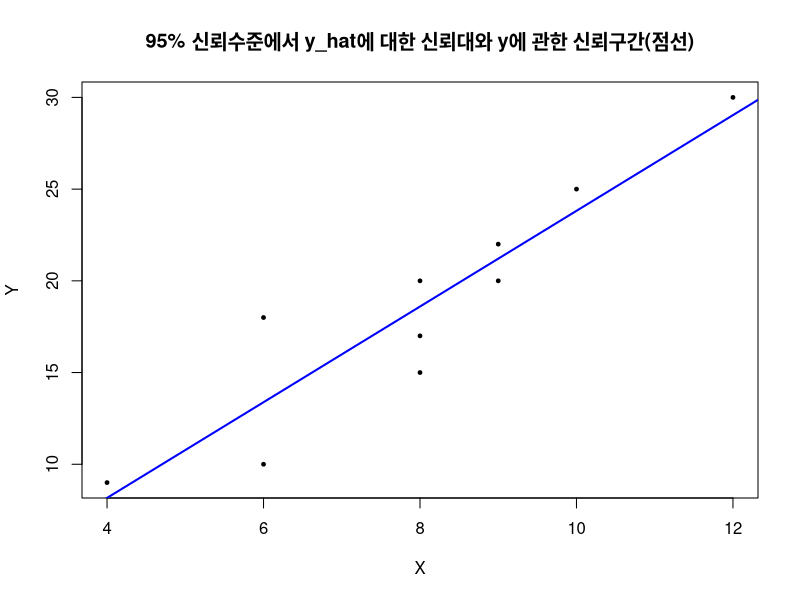
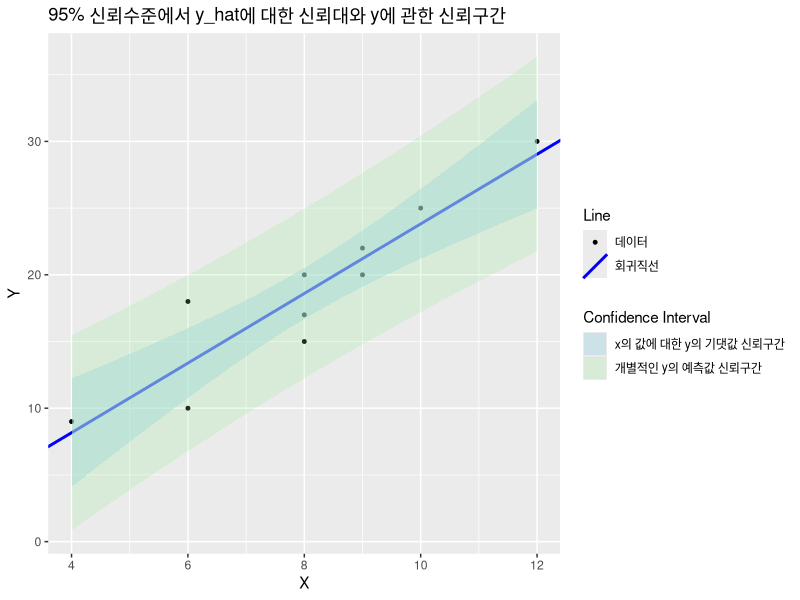
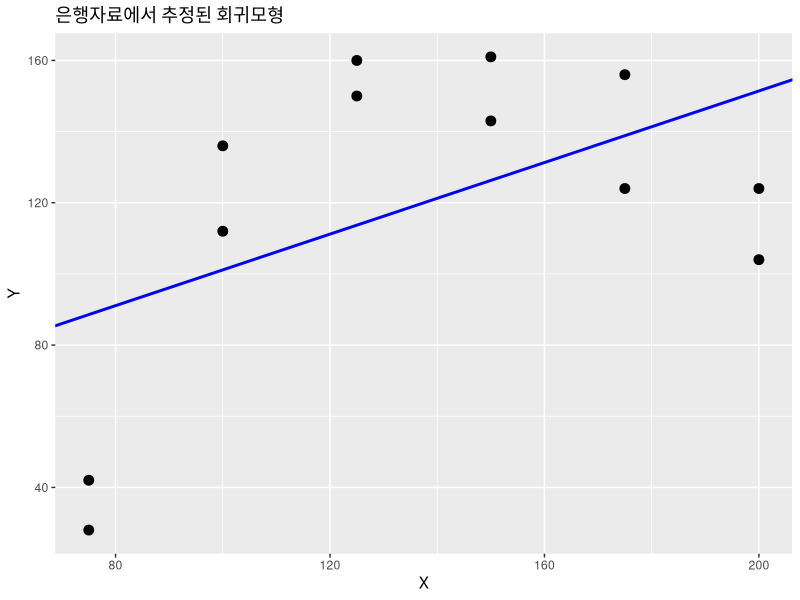
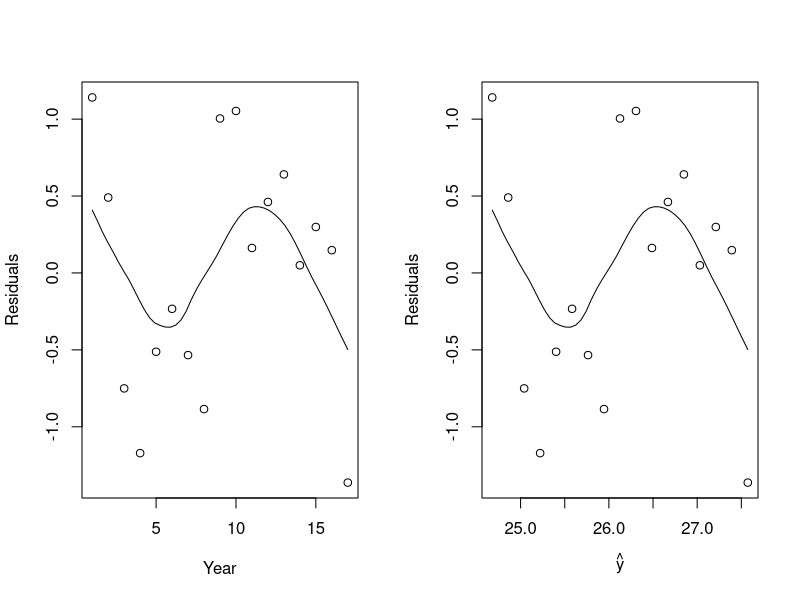
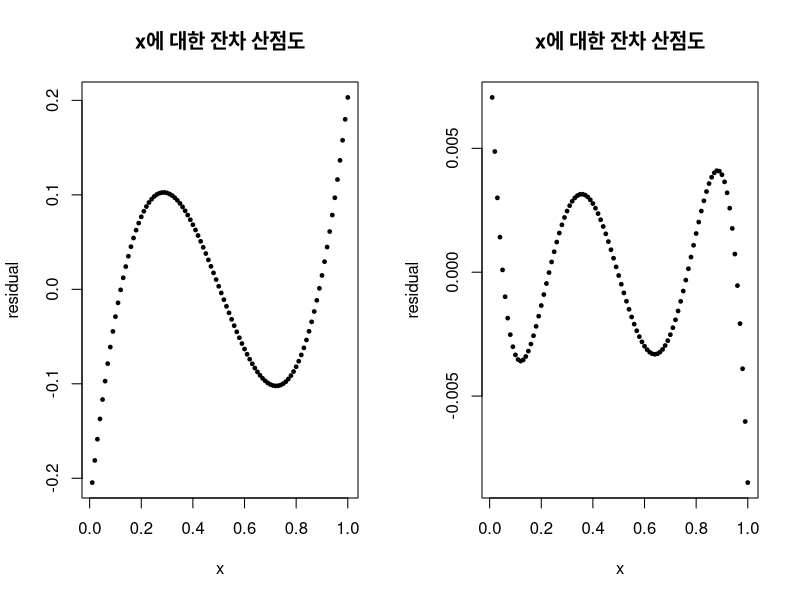
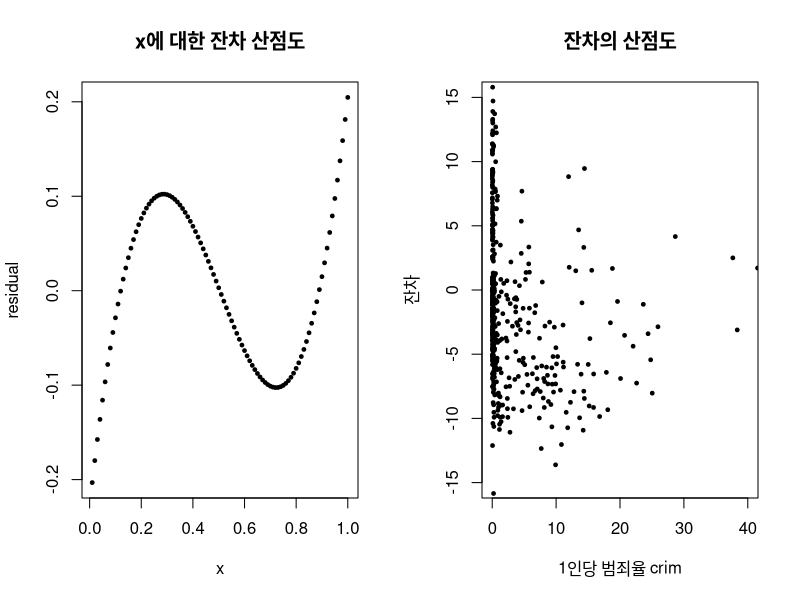
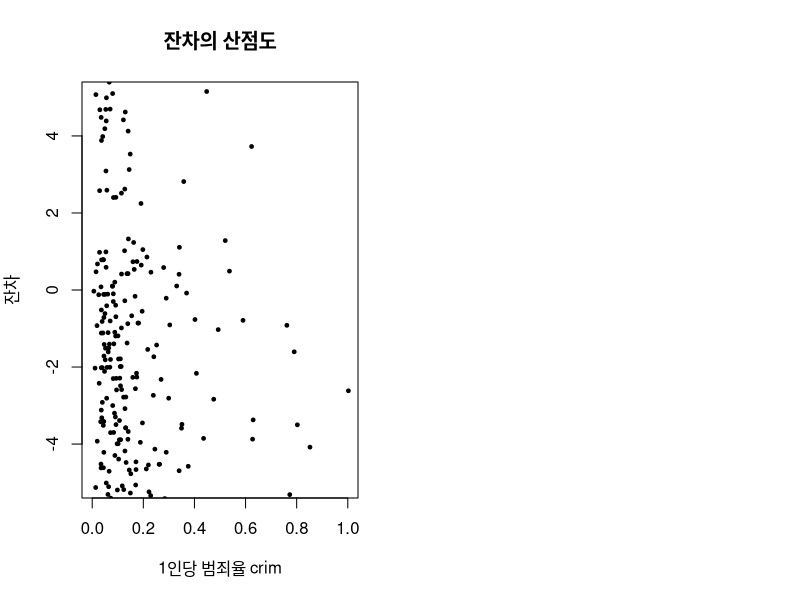
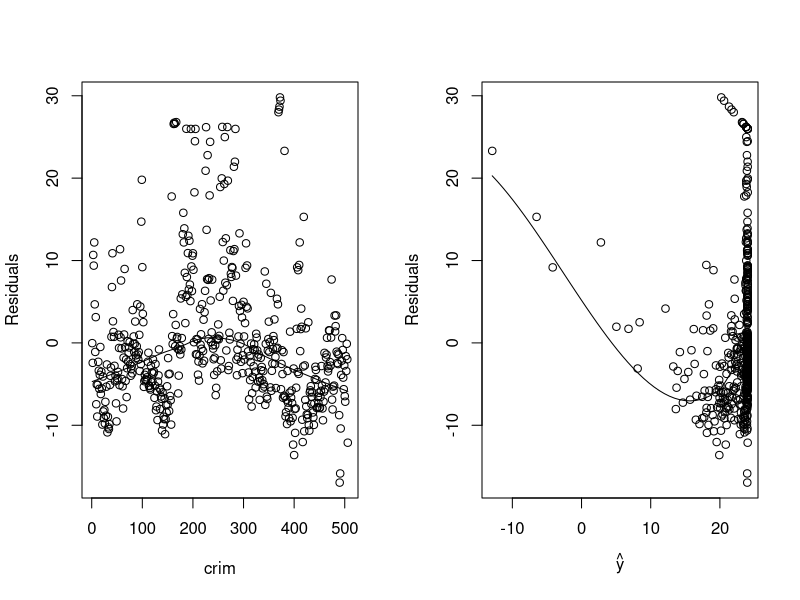

Recreate these plots in R, in order.
## ---- chunk 1
library("glue")
x0 <- c(rep(1, 10)); x1 <- c(4,8,9,8,8,12,6,10,6,9); xbar <- mean(x1)
X <- cbind(x0, x1); y <- c(9, 20, 22, 15, 17, 30, 18, 25, 10, 20)
n <- length(x1)

dataset = data.frame(x1, y)

y_on_x = lm(y ~ x1, data = dataset) ; anova_table = anova(y_on_x)

beta_1_hat = y_on_x$coefficients[2] ; beta_0_hat = y_on_x$coefficients[1]
S_xx = sum((x1 - xbar)^{2}) ; MSE = anova_table$`Mean Sq`[2]
t_0.025_8 = qt(0.025, 8, lower.tail = FALSE)


## beta_1 의 신뢰구간
beta_1_CI = c(beta_1_hat - t_0.025_8 * sqrt(MSE / S_xx),
              beta_1_hat + t_0.025_8 * sqrt(MSE / S_xx))

## beta_0 의 신뢰구간
beta_0_CI = c(beta_0_hat - t_0.025_8 * sqrt(MSE * (1/n + xbar^{2}/ S_xx)),
              beta_0_hat + t_0.025_8 * sqrt(MSE * (1/n + xbar^{2}/ S_xx)))

## x = 4일때 mu_y.x 의 신뢰구간
mu_y.4_CI = c(beta_0_hat + beta_1_hat * 4 - t_0.025_8 * sqrt(MSE * (1/n + (4 - xbar)^{2}/ S_xx)),
              beta_0_hat + beta_1_hat * 4 + t_0.025_8 * sqrt(MSE * (1/n + (4 - xbar)^{2}/ S_xx)))

print(glue("beta_1의 신뢰구간 = ({beta_1_CI[1]},{beta_1_CI[2]})"))
print(glue("beta_0의 신뢰구간 = ({beta_0_CI[1]},{beta_0_CI[2]})"))
print(glue("x = 4일때 mu_y.x 의 신뢰구간 = ({mu_y.4_CI[1]},{mu_y.4_CI[2]})"))
## ---- chunk 2
## 95% 신뢰수준에서 mu_y.x에 대한 신뢰대와 y에 대한 신뢰구간
plot(dataset$x1, dataset$y, xlab = "X", ylab = "Y", pch = 19, cex = 0.5, main = "95% 신뢰수준에서 y_hat에 대한 신뢰대와 y에 관한 신뢰구간(점선)")
abline(y_on_x$coefficients, col = "blue", lwd = 2)
## ---- chunk 3
library(ggplot2)

# 4부터 12까지 x1 값 생성
newx <- data.frame(x1 = seq(4, 12, length.out = 100))

# 예측값과 95% 신뢰구간 계산

## mu_y.x_ci 생성함수
mu_y.x_ci = function(x, alpha, n){
  t_alpha_half = qt(alpha/2, n-2, lower.tail = FALSE)
  mu_y.x_lower = beta_0_hat + beta_1_hat * x - t_alpha_half * sqrt(MSE * (1/n + (x - xbar)^{2}/ S_xx))
  mu_y.x_upper = beta_0_hat + beta_1_hat * x + t_alpha_half * sqrt(MSE * (1/n + (x - xbar)^{2}/ S_xx))
  
  return(c(mu_y.x_lower, mu_y.x_upper))
}

mu_y.x_CI <- data.frame(lower = rep(0, length(newx$x1)), upper = rep(0, length(newx$x1)))

for(i in 1:length(newx$x1)){
  x = newx$x1[i]
  mu_yx_ci = mu_y.x_ci(x, 0.05, n)
  # cat("mu_yx_ci = (", mu_yx_ci[1], mu_yx_ci[2], ")")
  mu_y.x_CI$lower[i] = mu_yx_ci[1]
  # cat("lower = ", mu_y.x_CI$lower[i] )
  mu_y.x_CI$upper[i] = mu_yx_ci[2]
  # cat("upper = ", mu_y.x_CI$upper[i] )
  # cat("\n")
}

mu_y.x_CI$lower


# 개별적인 y값의 예측구간

## y_hat_s_ci 생성함수

y_hat_s_ci = function(x, alpha, n){
  t_alpha_half = qt(alpha/2, n-2, lower.tail = FALSE)
  y_hat_s_ci_lower = beta_0_hat + beta_1_hat * x - t_alpha_half * sqrt(MSE * (1 + 1/n + (x - xbar)^{2}/ S_xx))
  y_hat_s_ci_upper = beta_0_hat + beta_1_hat * x + t_alpha_half * sqrt(MSE * (1 + 1/n + (x - xbar)^{2}/ S_xx))
  
  return(c(y_hat_s_ci_lower, y_hat_s_ci_upper))
}

y_hat_s_CI <- data.frame(lower = rep(0, length(newx$x1)), upper = rep(0, length(newx$x1)))

for(i in 1:length(newx$x1)){
  x = newx$x1[i]
  y_hat_s_ci_ = y_hat_s_ci(x, 0.05, n)
  # cat("y_hat_s_ci = (", y_hat_s_ci_[1], y_hat_s_ci_[2], ")")
  y_hat_s_CI$lower[i] = y_hat_s_ci_[1]
  # cat("lower = ", y_hat_s_CI$lower[i] )
  y_hat_s_CI$upper[i] = y_hat_s_ci_[2]
  # cat("upper = ", y_hat_s_CI$upper[i] )
  # cat("\n")
}



# newx와 mu_y.x_CI를 하나의 데이터프레임으로 결합 (x1, lower, upper)
mu_y.x_CI_data <- data.frame(
  x1 = newx$x1,
  lower = mu_y.x_CI$lower,
  upper = mu_y.x_CI$upper
)

# newx와 y_hat_s_CI를 하나의 데이터프레임으로 결합 (x1, lower, upper)
y_hat_s_CI_data <- data.frame(
  x1 = newx$x1,
  lower = y_hat_s_CI$lower,
  upper = y_hat_s_CI$upper
)

# # ggplot을 이용한 그래프 그리기
# ggplot(dataset, aes(x = x1, y = y)) +
#   geom_point(shape = 19, size = 1) +  # 데이터 포인트
#   geom_abline(intercept = y_on_x$coefficients[1],
#               slope = y_on_x$coefficients[2],
#               color = "blue", size = 1) +  # 회귀선
#   geom_ribbon(data = mu_y.x_CI_data,
#               aes(x = x1, ymin = lower, ymax = upper),
#               fill = "lightblue", alpha = 0.5, inherit.aes = FALSE) +  # x의 값에 대한 y의 기댓값 신뢰구간 영역
#   geom_ribbon(data = y_hat_s_CI_data,
#               aes(x = x1, ymin = lower, ymax = upper),
#               fill = "lightgreen", alpha = 0.2, inherit.aes = FALSE) +  # 개별적인 y값의 신뢰구간 영역
#   labs(title = "95% 신뢰수준에서 y_hat에 대한 신뢰대와 y에 관한 신뢰구간(점선)",
#        x = "X", y = "Y")
# ```

ggplot() +
  # 데이터 포인트: "Data" 라벨로 지정
  geom_point(data = dataset, aes(x = x1, y = y, color = "데이터"), shape = 19, size = 1) +
  # 회귀선: "Regression line" 라벨로 지정
  geom_abline(aes(intercept = y_on_x$coefficients[1], 
                  slope = y_on_x$coefficients[2],
                  color = "회귀직선"), size = 1) +
  # mu_y.x 신뢰구간: "mu_y.x CI" 라벨로 지정
  geom_ribbon(data = mu_y.x_CI_data,
              aes(x = x1, ymin = lower, ymax = upper, fill = "x의 값에 대한 y의 기댓값 신뢰구간"),
              alpha = 0.5, inherit.aes = FALSE) +
  # 개별 y값 신뢰구간: "y_hat CI" 라벨로 지정
  geom_ribbon(data = y_hat_s_CI_data,
              aes(x = x1, ymin = lower, ymax = upper, fill = "개별적인 y의 예측값 신뢰구간"),
              alpha = 0.2, inherit.aes = FALSE) +
  # color legend 설정
  scale_color_manual(name = "Line",
                     values = c("데이터" = "black", "회귀직선" = "blue")) +
  # fill legend 설정
  scale_fill_manual(name = "Confidence Interval",
                    values = c("x의 값에 대한 y의 기댓값 신뢰구간" = "lightblue", "개별적인 y의 예측값 신뢰구간" = "lightgreen")) +
  labs(title = "95% 신뢰수준에서 y_hat에 대한 신뢰대와 y에 관한 신뢰구간",
       x = "X", y = "Y")
## ---- chunk 4
y1 = c(28, 112, 160, 143, 156, 124) ; y2 = c(42, 136, 150, 161, 124, 104)
x = c(75, 100, 125, 150, 175, 200) ; x_ = rep(x, 2) ; y_ = c(y1, y2)

bank_data = data.frame(x_, y_)
y_on_x = lm(y_ ~ x_, data = bank_data)
anova_table = anova(y_on_x)

# ggplot을 이용한 그래프 그리기
ggplot(bank_data, aes(x = x_, y = y_)) +
  geom_point(shape = 19, size = 3) +  # 데이터 포인트
  geom_abline(intercept = y_on_x$coefficients[1],
              slope = y_on_x$coefficients[2],
              color = "blue", size = 1) +  # 회귀선
  labs(title = "은행자료에서 추정된 회귀모형",
       x = "X", y = "Y")

## 적합결여검정
n = length(x_) ; k = length(x)
ybar_k = c(rep(0, 6))
for (i in 1:length(x)){
  ybar_k[i] = (y1[i] + y2[i])/2
}
ybar_k
SSE = anova_table$`Sum Sq`[2]
SSPE = sum((y1 - ybar_k)^{2}) + sum((y2 - ybar_k)^{2})
SSLF = SSE - SSPE

F_0 = (SSLF/(k-2)) / (SSPE/(n-k)) ; F_0
F_alpha = qf(0.05,k-2,n-k, lower.tail = FALSE) ; F_alpha
## ---- chunk 5
amazon = read.csv("amazon.csv")
lm.fit = lm(High ~ Year, data = amazon)
lm.fit
## ---- chunk 6
summary(lm.fit)
## ---- chunk 7
confint(lm.fit)
## ---- chunk 8
predict(lm.fit, data.frame(Year = 1970), interval = "confidence")
## ---- chunk 9
predict(lm.fit, data.frame(Year = 1970), interval = "prediction")
## ---- chunk 10
par(mfrow = c(1,2))
scatter.smooth(x = 1:length(amazon$Year), y= residuals(lm.fit),
               xlab = "Year", ylab = "Residuals")
scatter.smooth(x = predict(lm.fit), y= residuals(lm.fit),
               xlab = expression(hat(y)), ylab = "Residuals")
## ---- chunk 11
# install.packages("car")
library(car)
dwt(lm.fit)
## ---- chunk 12
x = rep(c(75, 100, 125, 150, 175, 200), 2)
y = c(c(28, 112, 160, 143, 156, 124), c(42, 136, 150, 161, 124, 104))
anova(lm(y ~ x))
## ---- chunk 13
anova(lm(y ~ factor(x)))

SSLF = 15630.6 - 1310
MSLF = SSLF / (6-2)
F0 = MSLF / 218.3 ; F0
pvalue = 1 - pf(F0, 4, 6) ; pvalue
## ---- chunk 14
x_0 = c(rep(1, 14)) ; x_1 = c(3, 1, 5, 8, 1, 4, 2, 6, 9, 3, 5, 7, 2, 6)
y = c(39, 24, 115, 105, 50, 86, 67, 90, 140, 112, 70, 186, 43, 126)
n = length(x_0) ; X = cbind(x_0, x_1)
xbar = mean(x_1) ; xbar

dataset = data.frame(x_1, y)
lm.fit = lm(y ~ x_1, dataset)

S_xx = sum((x_1 - mean(x_1))^{2})
summary(lm.fit)
anova_table = anova(lm.fit)
t_alpha = qt(0.05, n-2, lower.tail = FALSE)
anova_table = anova(lm.fit)
anova_table
MSE = anova_table$`Mean Sq`[2]
## beta_1_hat

a = lm.fit$coefficients[1]
print(glue("({lm.fit$coefficients[2] - t_alpha * sqrt(MSE / S_xx)}, {lm.fit$coefficients[2] + t_alpha * sqrt(MSE / S_xx)})"))

print(glue("({lm.fit$coefficients[1] - t_alpha * sqrt(MSE*(1/n + (xbar^{2}/S_xx)))}, {lm.fit$coefficients[1] + t_alpha * sqrt(MSE*(1/n + (xbar^{2}/S_xx) ))})"))

print(glue("({lm.fit$coefficients[1] + lm.fit$coefficients[2] * 10  - t_alpha * sqrt(MSE*(1/n + ((10 - xbar)^{2}/S_xx)))},
           {lm.fit$coefficients[1] + lm.fit$coefficients[2] * 10  + t_alpha * sqrt(MSE*(1/n + ((10 - xbar)^{2}/S_xx)))})"))

print(glue("({lm.fit$coefficients[1] + lm.fit$coefficients[2] * 10  - t_alpha * sqrt(MSE*(1 + 1/n + ((10 - xbar)^{2}/S_xx)))},
           {lm.fit$coefficients[1] + lm.fit$coefficients[2] * 10  + t_alpha * sqrt(MSE*(1 + 1/n + ((10 - xbar)^{2}/S_xx)))})"))
## ---- chunk 15
library(glue)

x_0 = c(rep(1, 9)) ; x_1 = c(0.9, 1.3, 2.1, 2.5, 2.4, 1.7, 0.7, 1.2, 1.6)
y = c(2.0, 2.6, 4.3, 5.8, 5.1, 3.2, 1.8, 2.3, 3.0) ; X = cbind(x_0, x_1)
n = length(x_1) ; xbar = sum(x_1) / n ; ybar = sum(y) / n
S_xx = sum((x_1 - xbar)^{2}) ; S_xy = sum((x_1 - xbar)*(y - ybar))
S_yy = sum((y - ybar)^{2})

beta_1_hat = S_xy / S_xx ; beta_0_hat = ybar - beta_1_hat * xbar
MSE = (1/(n-2)) * (S_yy - (S_xy)^{2} / S_xx)

print(glue("beta_1_hat = {beta_1_hat}, beta_0_hat = {beta_0_hat}, MSE = {MSE}"))
## ---- chunk 16
beta_1_0 = 1 # 귀무가설

t_0 = (beta_1_hat - beta_1_0)/sqrt(MSE/S_xx) ; t_0
t_alpha = qt(0.05, n-2, lower.tail = FALSE) ; t_alpha
## ---- chunk 17
y_hat_0 = 3.3 # 귀무가설

y_hat = beta_0_hat + beta_1_hat * 2

t_0 = (y_hat - y_hat_0)/sqrt(MSE*(1/n + (2-xbar)^{2}/S_xx)) ; t_0
t_alpha = qt(0.05, n-2, lower.tail = FALSE) ; t_alpha
## ---- chunk 18
rho_0 = 0 # 귀무가설

r = S_xy / sqrt(S_xx * S_yy)

t_0 = r/ sqrt((1- r^{2}) / (n-2)) ; t_0
t_alpha = qt(0.05, n-2, lower.tail = FALSE) ; t_alpha
## ---- chunk 19
rho_0 = 0.4 # 귀무가설

Z = (1/2) * log((1+r)/(1-r)) ; EZ = (1/2) * log((1+rho_0)/(1-rho_0)) ; VarZ = 1/(n-3)

Z_0 = (Z - EZ)/sqrt(VarZ) ; Z_0

z_alpha = qnorm(0.05, lower.tail = FALSE) ; z_alpha
## ---- chunk 20
y = c(8.5, 8.4, 7.9, 8.1, 7.8, 7.6, 7.3, 7.0, 6.8, 6.7)
x = c(0, 0, 3, 3, 6, 6, 9, 9, 12, 12)
n = 10 ; k = 5

dataset = data.frame(x,y)

lm.fit = lm(y ~ x, data = dataset)
summary(lm.fit)

anova_table = anova(lm.fit)

factor_anova_table = anova(lm(y ~ factor(x)))

SSE = anova_table$`Sum Sq`[2]

SSPE = factor_anova_table$`Sum Sq`[2]

SSLF = SSE - SSPE ; SSLF

F_0 =  (SSLF / (k-2))/(SSPE / (n-k)) ; F_0
F_alpha = qf(0.05, k-2, n-k, lower.tail = FALSE) ; F_alpha
## ---- chunk 21
beta_1_hat = lm.fit$coefficients[2]

MSE = SSE / (n-2)
S_xx = sum((x - mean(x))^{2})
t_alpha = qt(0.025, n-2, lower.tail = FALSE)

beta_1_ci_lower = beta_1_hat - t_alpha * sqrt(MSE/S_xx)
beta_1_ci_upper = beta_1_hat + t_alpha * sqrt(MSE/S_xx)

print(glue("beta_1_CI = ({beta_1_ci_lower},{beta_1_ci_upper})"))
## ---- chunk 22
x = c(seq(1, from = 0 , to = 9))
y = c(120, 135, 162, 181, 215, 234, 277, 313, 374, 422)
n = length(x)

dataset = data.frame(x,y)

lm.fit = lm(y ~ x, data = dataset)
y_hat = predict(lm.fit)

# y_hat_cal = lm.fit$coefficients[1] + lm.fit$coefficients[2] * x ; y_hat_cal

e = y - y_hat ; e

d_numerator = 0
d_denominator = (e[1])^{2}
for (i in 2:n){
  temp_n = (e[i] - e[i-1])^{2}
  temp_d = (e[i])^{2}
  d_numerator = temp_n + d_numerator
  d_denominator = temp_d + d_denominator
}
d = d_numerator/ d_denominator ; d




## ---- chunk 23
lm.fit$coefficients[2]
## ---- chunk 24
n = 100

x = c(rep(0, n)) ; z = c(rep(0, n)) ; y = c(rep(0, n)) 


for (i in 1:n){
  x[i] = i/n
  z[i] = sin(i * pi / n)
  y[i] = cos(i * pi / n)
}

epsilon = rnorm(100, mean = 0, sd = 1)
## ---- chunk 25
## y = beta_0 + beta_1 x + beta_2 x^{2} + epsilon 가정

x_0 = c(rep(1, n)) ; x_1 = x ; x_2 = x^{2} ; X = cbind(x_0, x_1, x_2)
beta_hat = solve(t(X) %*% X) %*% t(X) %*% y

y_hat = X %*% beta_hat

e = y - y_hat

plot(x, e, xlab = "x", ylab = "residual", main = "x에 대한 잔차 산점도", pch = 19, cex = 0.5)
## ---- chunk 26
## y = beta_0 + beta_1 x + beta_2 x^{2} + beta_3 x^{3} + epsilon 가정

x_0 = c(rep(1, n)) ; x_1 = x ; x_2 = x^{2} ; x_3 = x^{3} ; X = cbind(x_0, x_1, x_2, x_3)
beta_hat = solve(t(X) %*% X) %*% t(X) %*% y

y_hat = X %*% beta_hat

e = y - y_hat

plot(x, e, xlab = "x", ylab = "residual", main = "x에 대한 잔차 산점도", pch = 19, cex = 0.5)
## ---- chunk 27
## y = beta_0 + beta_1 x + beta_2 z + epsilon 가정

x_0 = c(rep(1, n)) ; x_1 = x ; x_2 = z ; X = cbind(x_0, x_1, x_2)
beta_hat = solve(t(X) %*% X) %*% t(X) %*% y

y_hat = X %*% beta_hat

e = y - y_hat

plot(x, e, xlab = "x", ylab = "residual", main = "x에 대한 잔차 산점도", pch = 19, cex = 0.5)
## ---- chunk 28
library(MASS)
head(Boston)
# ?Boston
## ---- chunk 29
dataset = Boston

lm.fit = lm(medv ~ crim, data = dataset)
summary(lm.fit)
## ---- chunk 30
y_hat = predict(lm.fit) ; y = dataset$medv ; x = dataset$crim ; n = length(x)

e = y - y_hat

plot(x, e, xlab = "1인당 범죄율 crim", ylab = "잔차", main = "잔차의 산점도", pch = 19, cex = 0.5,
     ylim = c(-15, 15), xlim = c(0,40))
## ---- chunk 31
plot(x, e, xlab = "1인당 범죄율 crim", ylab = "잔차", main = "잔차의 산점도", pch = 19, cex = 0.5,
     ylim = c(-5, 5), xlim = c(0,1))
## ---- chunk 32
par(mfrow = c(1,2))
scatter.smooth(x = 1:length(dataset$crim), y= residuals(lm.fit),
               xlab = "crim", ylab = "Residuals")
scatter.smooth(x = predict(lm.fit), y= residuals(lm.fit),
               xlab = expression(hat(y)), ylab = "Residuals")
## ---- chunk 33
scatter.smooth(x = predict(lm.fit), y= residuals(lm.fit),
               xlab = expression(hat(y)), ylab = "Residuals", xlim = c(20,24))
## ---- chunk 34
scatter.smooth(x = predict(lm.fit), y= residuals(lm.fit),
               xlab = expression(hat(y)), ylab = "Residuals", xlim = c(0,20))
## ---- chunk 35
anova_table = anova(lm.fit)
beta_1_hat = lm.fit$coefficients[2] ; beta_1_0 = 0.3
S_xx = sum((x - mean(x))^{2}) ; MSE = anova_table$`Mean Sq`[2]
t_0 = (beta_1_hat - beta_1_0) / sqrt(MSE / S_xx)
t_alpha = qt(0.05, n-2, lower.tail = FALSE)

print(glue("t_0 = {t_0}, t_alpha = {t_alpha}"))
## ---- chunk 36
library(car)
dwt(lm.fit)
